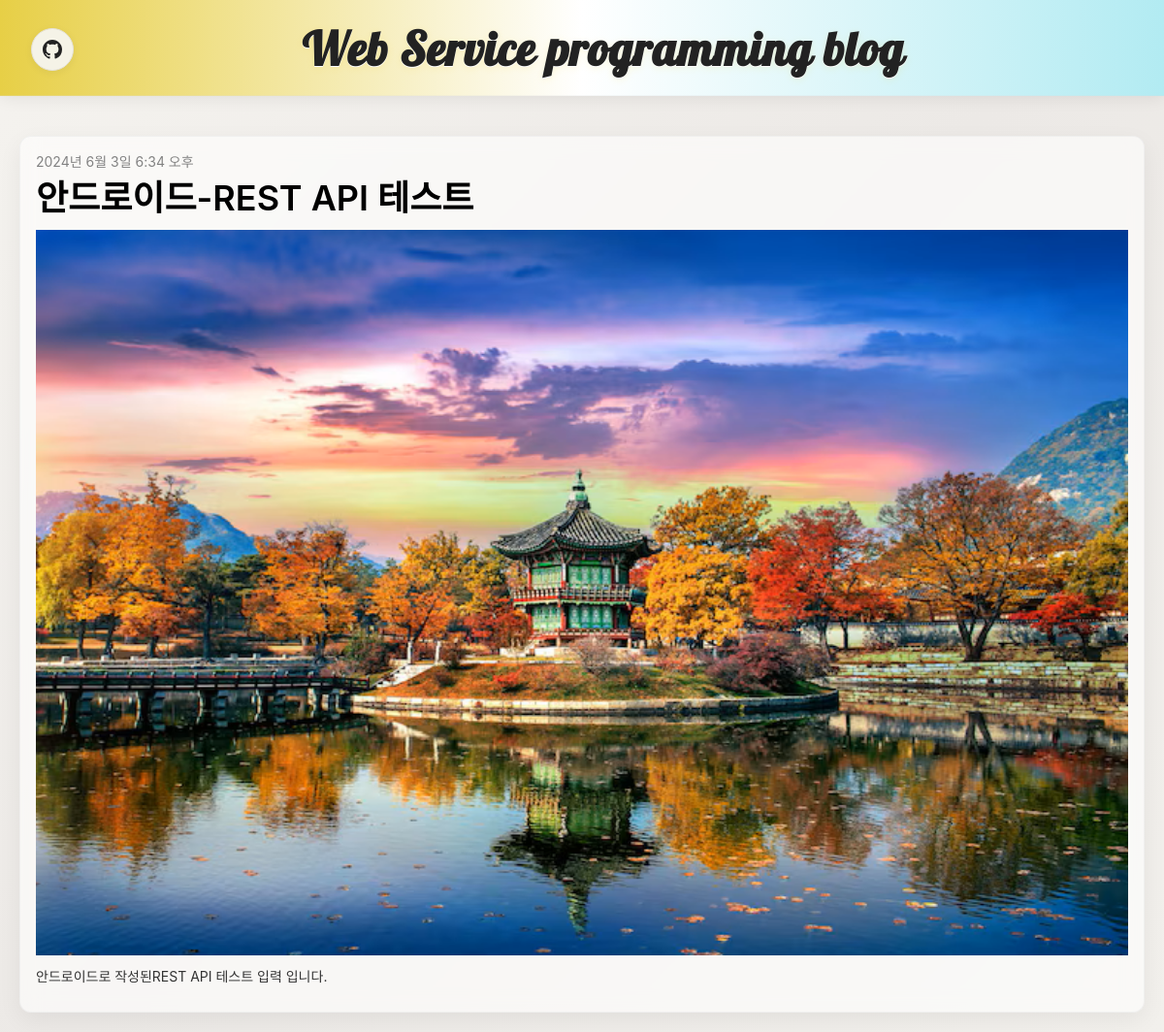
Page /post/8/ on the earlier database version.
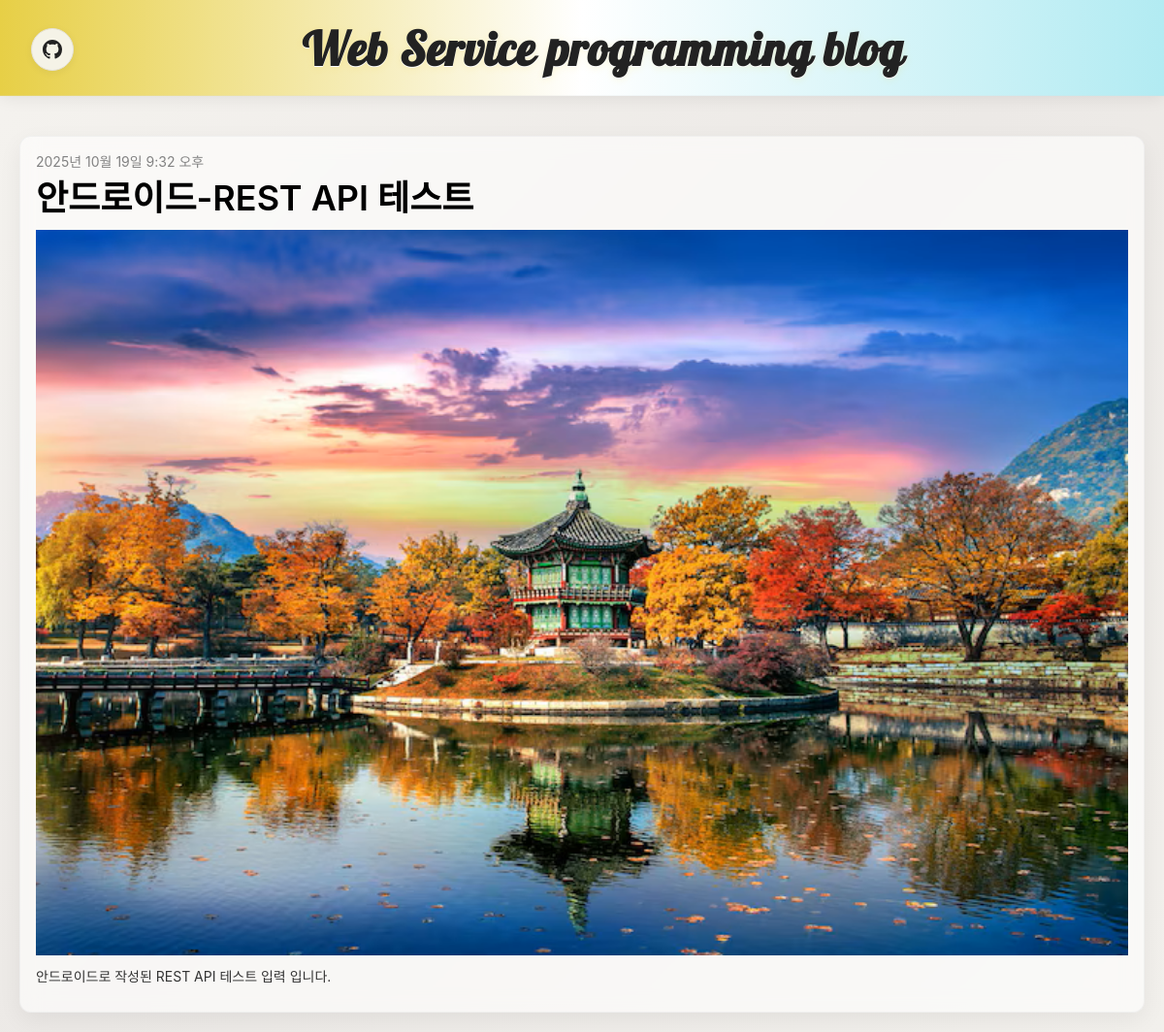
Same page on the later database version.
### blog/models.py (models this page shows, shortened)
class Post(models.Model):
    author = models.ForeignKey(settings.AUTH_USER_MODEL, on_delete=models.CASCADE, default=1)
    title = models.CharField(max_length=200)
    text = models.TextField()
    created_date = models.DateTimeField(default=timezone.now)
    published_date = models.DateTimeField(blank=True, null=True)
    image = models.ImageField(upload_to='intruder_image/%Y/%m/%d/', default='intruder_image/default_error.png')

### blog/views.py (the view)
# urls.py: path('post/<int:pk>/', views.post_detail, name='post_detail'),
def post_detail(request, pk):
    post = get_object_or_404(Post, pk=pk)
    return render(request, 'blog/post_detail.html', {'post': post})

### blog/templates/blog/post_detail.html (shortened to what this page needs)
{% extends 'blog/base.html' %}
{% block content %}
<div class="detail-container">
    <div class="post">
    {% if post.published_date %}
    <div class="date">
        {{ post.published_date }}
    </div>
    {% endif %}
    <h1>{{ post.title }}</h1>
    {% if post.image and post.image.name and post.image.name != 'intruder_image/default_error.png' %}
    <img src="{{ post.image.url }}" alt="{{ post.title }}" class="post-image" onerror="this.remove();">
    {% endif %}
    <p>{{ post.text|linebreaksbr }}</p>
    </div>
</div>
{% endblock %}

Differences in the rows shown:
changed Post "안드로이드-REST API 테스트": published_date "2024년 6월 3일 6:34 오후" → "2025년 10월 19일 9:32 오후"; text "안드로이드로 작성된REST API 테스트 입력 입니다." → "안드로이드로 작성된 REST API 테스트 입력 입니다."
